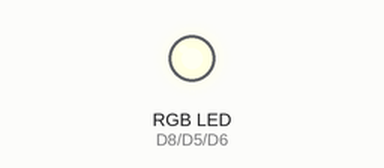
Simulated run of this sketch. Board: ESP8266 (NodeMCU). On the bench: an RGB LED mixed from three pins (HIGH = lit). Random numbers use the default seed unless the sketch sets one.

Above: at 0.1 s.
At 2.55 s:
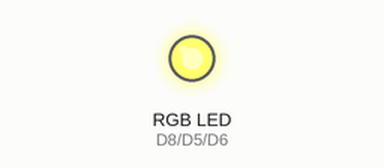
At 5.06 s:
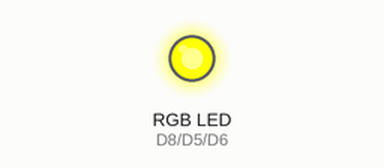
At 8.68 s:
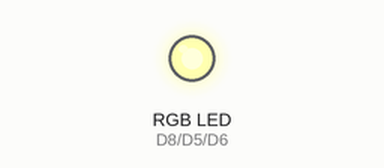
At 14.39 s:
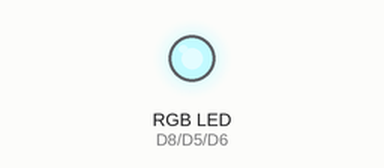
At 19.7 s:
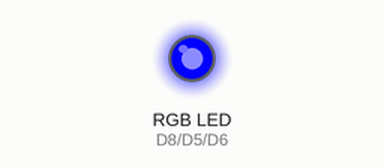
Timing chart, 0 to 21.2 s (numbered marks = the images above):
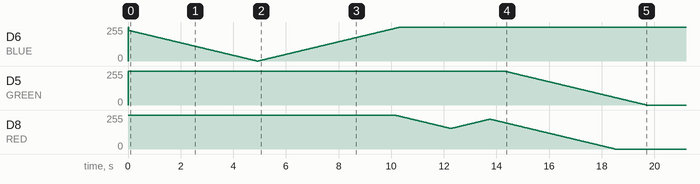

Measured:
- by itself, D5 (GREEN): moves from 255/255 to 0/255 over 5.4 s

The sketch:

cactusSofia.ino
```cpp
/*
  This is can be useful for any ESP8266 that controls an RGB light of any sort

  For now it is just random colors, then it will be controlled via WiFi
*/

#include <ESP8266WiFi.h>
#include <ESP8266HTTPClient.h>
#include "credentials.h"

#define SPEED 800
#define UPDATE_FREQ 20
#define PWM_RES 1023

#define RED D8
#define GREEN D5
#define BLUE D6


int r, g, b;
int  randR, randG, randB;
bool dirR, dirG, dirB;
unsigned long lastUpdate;


void setup() {
  pinMode(RED, OUTPUT);
  pinMode(GREEN, OUTPUT);
  pinMode(BLUE, OUTPUT);

  digitalWrite(RED, HIGH);
  digitalWrite(GREEN, HIGH);
  digitalWrite(BLUE, HIGH);

  Serial.begin(115200);
  delay(10);

  /*
      Serial.println();
      Serial.println();
      Serial.print("Connecting to ");
      Serial.println(ssid);

      WiFi.mode(WIFI_STA);
      WiFi.begin(ssid, password);
      while (WiFi.status() != WL_CONNECTED) {
      delay(500);
      Serial.print(".");
      }

      Serial.println("");
      Serial.println("WiFi connected");
      Serial.println("IP address: ");
      Serial.println(WiFi.localIP());
  */

  // Initialize global vars
  randomSeed(analogRead(A0));
  r = random(PWM_RES);
  g = random(PWM_RES);
  b = random(PWM_RES);
  randR = random(SPEED);
  randG = random(SPEED);
  randB = random(SPEED);
  dirR = random(1);
  dirG = random(1);
  dirB = random(1);

  lastUpdate = millis();
}


void loop() {
  /*
    if (WiFi.status() == WL_CONNECTED) { //Check WiFi connection status
    HTTPClient http;  //Declare an object of class HTTPClient
    http.begin(url);  //Specify request destination
    int httpCode = http.GET(); //Send the request
    if (httpCode > 0) { //Check the returning code
      String payload = http.getString();   //Get the request response payload
      HR = (byte) payload.toInt();
      Serial.println("HR: " + payload);  //Print the response payload
    }
    http.end();   //Close connection
    }
  */


  if (lastUpdate + UPDATE_FREQ < millis()) {
    backgroundUpdate(); // Update global vars
    applyRGB(); // Apply global vars

    lastUpdate = millis();
  }

}


/* #########################################################################################
   FUNCTIONS
*/

// Random backgroung update
void backgroundUpdate() {
  // Direction change whenever a there is a random match
  if (randR == random(SPEED)) {
    dirR = !dirR;
    randR = random(SPEED);
  }
  if (randG == random(SPEED)) {
    dirG = !dirG;
    randG = random(SPEED);
  }
  if (randB == random(SPEED)) {
    dirB = !dirB;
    randB = random(SPEED);
  }

  // Valuea update according to direction
  r = dirR ? (r + 1) : (r - 1);
  g = dirG ? (g + 1) : (g - 1);
  b = dirB ? (b + 1) : (b - 1);
  r = constrain(r, 0, PWM_RES);
  g = constrain(g, 0, PWM_RES);
  b = constrain(b, 0, PWM_RES);
}

// Appling RGB values to PWM
void applyRGB() {
  analogWrite(RED, r);
  analogWrite(GREEN, g);
  analogWrite(BLUE, b);
}
```

credentials.h
```cpp
const char* ssid     = "Soffitta";
const char* password = "maBelin!";
```
